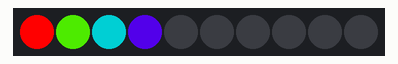
Recording of a sketch running on a simulated Arduino Uno, built for the host (arithmetic inside an expression is 32-bit, double 64-bit). On the bench: 10 RGB LEDs in strip order, left to right. The strip is taken to match the declared colour order.

Above: at 0.15 s.
At 2.25 s:
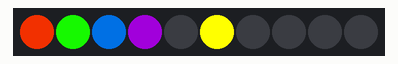
At 4.35 s:
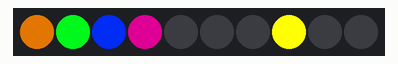
At 6.45 s:
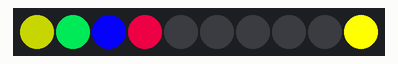
At 8.85 s:
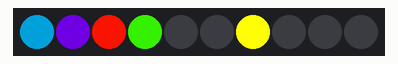
At 38.1 s:
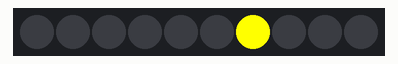

The sketch:

test.ino
```cpp
#include <Adafruit_NeoPixel.h>
#include <LightSignal.h>
#include <LightParameter.h>

LightSignal Strip(10, 6, NEO_RGBW + NEO_KHZ800);

LightParameter Pattern[2];

void setup() {
Serial.begin(115200);
Strip.begin();

Pattern[0].initialize( RAINBOW_CYCLE, FORWARD, 0, 3000, 0, 0, 0, 255, 0, 0, 3, (int []){0, 1, 2, 3, }, 4);
Pattern[1].initialize( STEP, FORWARD, 1000, 3000, 0, 1000, 2000, 255, 16776960, 0, 1000, (int []){5, 6, 7, 8, 9}, 5);

}

void loop() {
for(int i = 0; i < 2; i++){
    Strip.mainLoop(&Pattern[i]);
 }
}
```

Measured:
- what the display in image 5 shows lasts 1.1 s, from 38.0 s to 39.1 s
